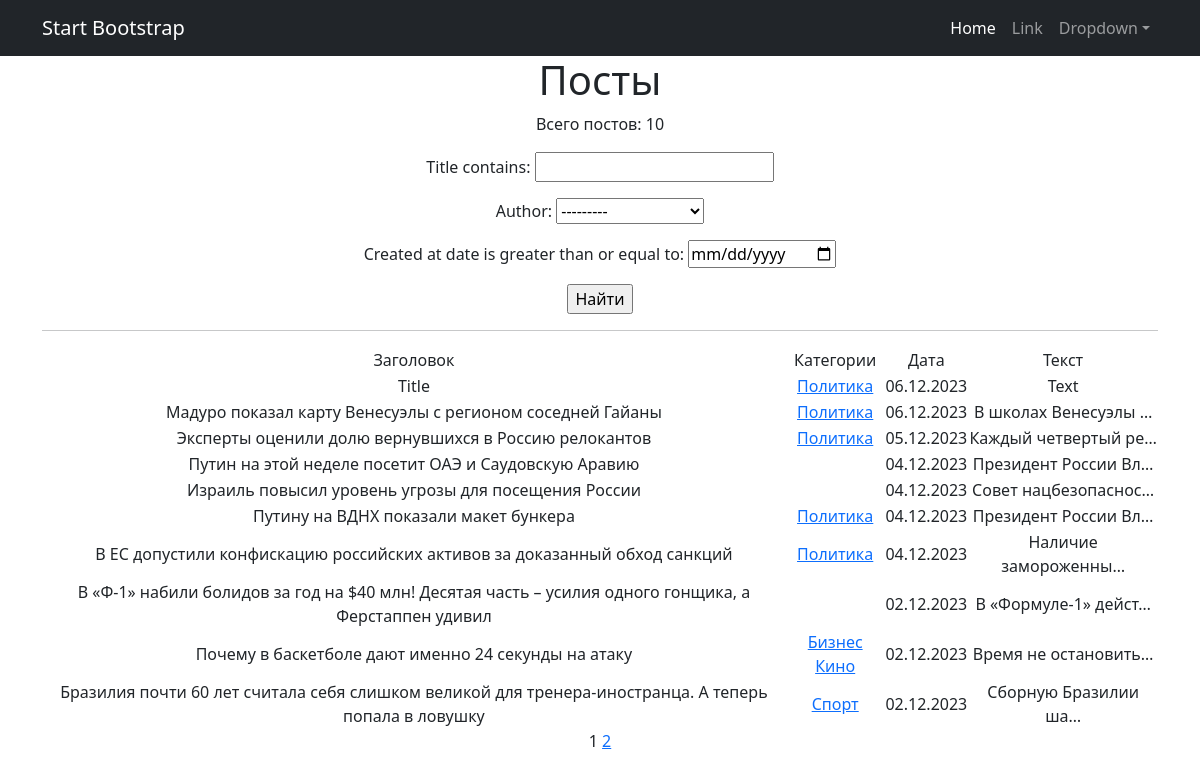
Page /news/ on the committed database.
### news/models.py (models this page shows, shortened)
class Post(models.Model):
    article = 'AR'
    news = 'NE'
    POSITIONS = [
        (article, 'Статья'),
        (news, 'Новость')
    ]
    author = models.ForeignKey(Author, on_delete=models.CASCADE)
    post_type = models.CharField(max_length=2, choices=POSITIONS, default=article)
    created_at = models.DateTimeField(auto_now_add=True)
    title = models.CharField(max_length=255)
    text = models.TextField()
    rating = models.IntegerField(default=0)
    category = models.ManyToManyField(Category, through='PostCategory')

class Category(models.Model):
    name = models.CharField(max_length=100, unique=True)
    subscribers = models.ManyToManyField(User, blank=True, related_name='categories')
    def __str__(self):
        return self.name

### news/views.py (the view)
# urls.py: path('', PostsList.as_view(), name='post_list'),
class PostsList(ListView):
    model = Post
    ordering = '-id'
    template_name = 'flatpages/posts.html'
    context_object_name = 'posts'
    paginate_by = 10  # вот так мы можем указать количество записей на странице
    def get_queryset(self):
        queryset = super().get_queryset()
        self.filterset = PostFilter(self.request.GET, queryset)
        return self.filterset.qs
    def get_context_data(self, **kwargs):
        context = super().get_context_data(**kwargs)
        context['time_now'] = datetime.utcnow()
        context['next_sale'] = None
        context['filterset'] = self.filterset
        return context

### templates/flatpages/posts.html (shortened to what this page needs)
{% extends 'flatpages/default.html' %}
{% load custom_filters %}
{% block content %}
    <h1>Посты</h1>
    <p>Всего постов: {{ posts | length }}</p>
    <form action="" method="get">
        {{ filterset.form.as_p }}
        <input type="submit" value="Найти" />
    </form>
    <hr>
    {% if posts %}
        <table>
            <tr>
                <td>
                    Заголовок
                </td>
                <td>
                    Категории
                </td>
                <td>
                    Дата
                </td>
                <td>
                    Текст
                </td>
            </tr>
            {% for p in posts %}
                <td>{{ p.title }}</td>
                <td>
                    {% for category in p.category.all %}
                    <a href="{% url 'category_list' category.id %}">{{ category}}</a>
                    {% endfor %}
                </td>
                <td>{{ p.created_at | date:"d.m.Y" }}</td>
                <td>{{ p.text | truncatechars:20 }}</td>
            {% endfor %}
        </table>
    {% else %}
        <h2>Постов нет!</h2>
    {% endif %}
    {{ page_obj.number }}
    {% if page_obj.has_next %}
        <a href="?page={{ page_obj.next_page_number }}">{{ page_obj.next_page_number }}</a>
    {% endif %}
{% endblock content %}

### templates/flatpages/default.html (shortened to what this page needs)
<!DOCTYPE html>
<html lang="en">
    <head>
        {% load static %}
        <link href="{% static 'css/styles.css' %}" rel="stylesheet" />
    </head>
    <body>
        <nav class="navbar navbar-expand-lg navbar-dark bg-dark">
            <div class="container">
                <a class="navbar-brand" href="#">Start Bootstrap</a>
                <div class="collapse navbar-collapse" id="navbarSupportedContent">
                    <ul class="navbar-nav ms-auto mb-2 mb-lg-0">
                        <li class="nav-item"><a class="nav-link active" aria-current="page" href="#">Home</a></li>
                        <li class="nav-item"><a class="nav-link" href="#">Link</a></li>
                        <li class="nav-item dropdown">
                            <a class="nav-link dropdown-toggle" id="navbarDropdown" href="#" role="button" data-bs-toggle="dropdown" aria-expanded="false">Dropdown</a>
                        </li>
                    </ul>
                </div>
            </div>
        </nav>
        <div class="container">
            <div class="row">
                <div class="col-lg-12 text-center">
                    {% block content %}{% endblock content %}
                </div>
            </div>
        </div>
    </body>
</html>

### rows in the picture
Post: title "Title", created_at "06.12.2023", text "Text"
Category: name "Политика"
Post: title "Мадуро показал карту Венесуэлы с регионом соседней Гайаны", created_at "06.12.2023", text "В школах Венесуэлы …"
Post: title "Эксперты оценили долю вернувшихся в Россию релокантов", created_at "05.12.2023", text "Каждый четвертый ре…"
Post: title "Путин на этой неделе посетит ОАЭ и Саудовскую Аравию", created_at "04.12.2023", text "Президент России Вл…"
Post: title "Израиль повысил уровень угрозы для посещения России", created_at "04.12.2023", text "Совет нацбезопаснос…"
Post: title "Путину на ВДНХ показали макет бункера", created_at "04.12.2023", text "Президент России Вл…"
Post: title "В ЕС допустили конфискацию российских активов за доказанный обход санкций", created_at "04.12.2023", text "Наличие замороженны…"
Post: title "В «Ф-1» набили болидов за год на $40 млн! Десятая часть – усилия одного гонщика, а Ферстаппен удивил", created_at "02.12.2023", text "В «Формуле-1» дейст…"
Post: title "Почему в баскетболе дают именно 24 секунды на атаку", created_at "02.12.2023", text "Время не остановить…"
Category: name "Бизнес"
Category: name "Кино"
Post: title "Бразилия почти 60 лет считала себя слишком великой для тренера-иностранца. А теперь попала в ловушку", created_at "02.12.2023", text "Сборную Бразилии ша…"
Category: name "Спорт"

### other values in the picture
{{ posts | length }} "10"
{{ page_obj.number }} "1"
{{ page_obj.next_page_number }} "2"
